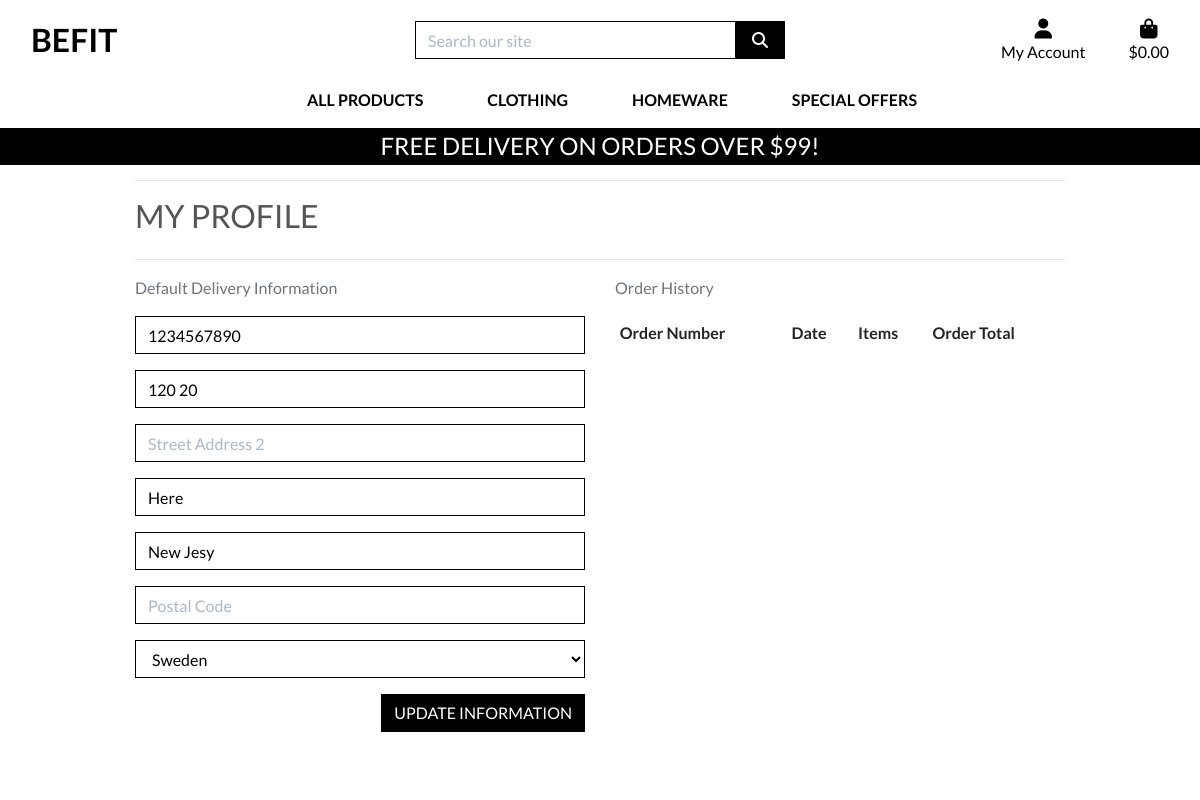
/profile/ (signed in), run on an earlier commit of the app's database.
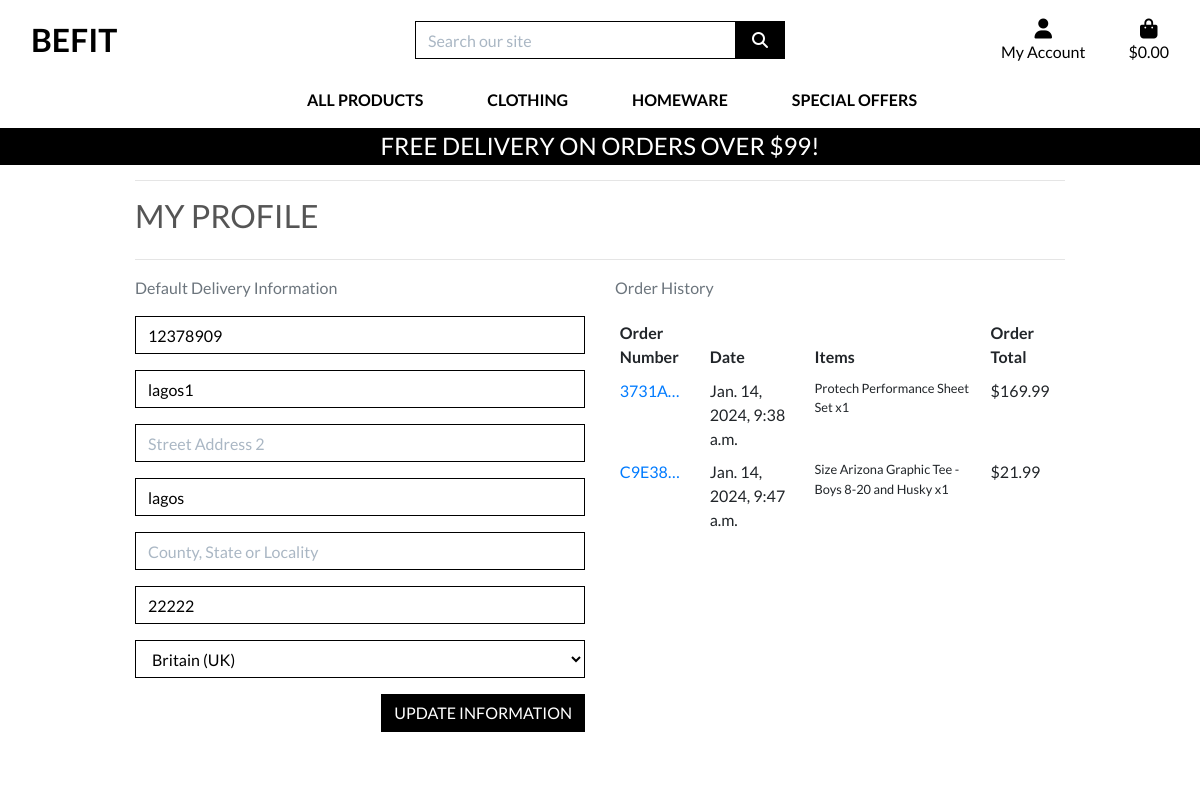
And on a later commit of the database.
### profiles/models.py (models this page shows, shortened)
class UserProfile(models.Model):
    user = models.OneToOneField(User, on_delete=models.CASCADE)
    default_phone_number = models.CharField(max_length=20, null=True, blank=True)
    default_street_address1 = models.CharField(max_length=80, null=True, blank=True)
    default_street_address2 = models.CharField(max_length=80, null=True, blank=True)
    default_town_or_city = models.CharField(max_length=40, null=True, blank=True)
    default_county = models.CharField(max_length=80, null=True, blank=True)
    default_postcode = models.CharField(max_length=20, null=True, blank=True)
    default_country = CountryField(blank_label='Country', null=True, blank=True)

### checkout/models.py (models this page shows, shortened)
class Order(models.Model):
    order_number = models.CharField(max_length=32, null=False, editable=False)
    user_profile = models.ForeignKey(UserProfile, on_delete=models.SET_NULL,
                                     null=True, blank=True, related_name='orders')
    full_name = models.CharField(max_length=50, null=False, blank=False)
    email = models.EmailField(max_length=254, null=False, blank=False)
    phone_number = models.CharField(max_length=20, null=False, blank=False)
    country = CountryField(blank_label='Country *', null=False, blank=False)
    postcode = models.CharField(max_length=20, null=True, blank=True)
    town_or_city = models.CharField(max_length=40, null=False, blank=False)
    street_address1 = models.CharField(max_length=80, null=False, blank=False)
    street_address2 = models.CharField(max_length=80, null=True, blank=True)
    county = models.CharField(max_length=80, null=True, blank=True)
    date = models.DateTimeField(auto_now_add=True)
    delivery_cost = models.DecimalField(max_digits=6, decimal_places=2, null=False, default=0)
    order_total = models.DecimalField(max_digits=10, decimal_places=2, null=False, default=0)
    grand_total = models.DecimalField(max_digits=10, decimal_places=2, null=False, default=0)
    original_bag = models.TextField(null=False, blank=False, default='')
    stripe_pid = models.CharField(max_length=254, null=False, blank=False, default='')

class OrderLineItem(models.Model):
    order = models.ForeignKey(Order, null=False, blank=False, on_delete=models.CASCADE, related_name='lineitems')
    product = models.ForeignKey(Product, null=False, blank=False, on_delete=models.CASCADE)
    product_size = models.CharField(max_length=2, null=True, blank=True) # XS, S, M, L, XL
    quantity = models.IntegerField(null=False, blank=False, default=0)
    lineitem_total = models.DecimalField(max_digits=6, decimal_places=2, null=False, blank=False, editable=False)

### products/models.py (models this page shows, shortened)
class Product(models.Model):
    category = models.ForeignKey('Category', null=True, blank=True, on_delete=models.SET_NULL)
    sku = models.CharField(max_length=254, null=True, blank=True)
    name = models.CharField(max_length=254)
    description = models.TextField()
    has_sizes = models.BooleanField(default=False, null=True, blank=True)
    price = models.DecimalField(max_digits=6, decimal_places=2)
    rating = models.DecimalField(max_digits=6, decimal_places=2, null=True, blank=True)
    image_url = models.URLField(max_length=1024, null=True, blank=True)
    image = models.ImageField(null=True, blank=True)

### profiles/views.py (the view)
# urls.py: path('profile/', include('profiles.urls')),
def profile(request):
    profile = get_object_or_404(UserProfile, user=request.user)
    if request.method == 'POST':
        form = UserProfileForm(request.POST, instance=profile)
        if form.is_valid():
            form.save()
            messages.success(request, 'Profile updated successfully')
    form = UserProfileForm(instance=profile)
    orders = profile.orders.all()
    template = 'profiles/profile.html'
    context = {
        'form': form,
        'orders': orders,
        'on_profile_page': True
    }
    return render(request, template, context)

### profiles/forms.py
class UserProfileForm(forms.ModelForm):
    class Meta:
        model = UserProfile
        exclude = ('user',)
    def __init__(self, *args, **kwargs):
        super().__init__(*args, **kwargs)
        placeholders = {
            'default_phone_number': 'Phone Number',
            'default_postcode': 'Postal Code',
            'default_town_or_city': 'Town or City',
            'default_street_address1': 'Street Address 1',
            'default_street_address2': 'Street Address 2',
            'default_county': 'County, State or Locality',
        }
        self.fields['default_phone_number'].widget.attrs['autofocus'] = True
        for field in self.fields:
            if field != 'default_country':
                if self.fields[field].required:
                    placeholder = f'{placeholders[field]} *'
                else:
                    placeholder = placeholders[field]
                self.fields[field].widget.attrs['placeholder'] = placeholder
            self.fields[field].widget.attrs['class'] = 'border-black rounded-0 profile-form-input'
            self.fields[field].label = False

### bag/contexts.py (called while the page is built, shortened)
def bag_contents(request):
    bag_items = []
    total = 0
    product_count = 0
    bag = request.session.get('bag', {})
    if total < settings.FREE_DELIVERY_THRESHOLD:
        delivery = total * Decimal(settings.STANDARD_DELIVERY_PERCENTAGE / 100)
        free_delivery_delta = settings.FREE_DELIVERY_THRESHOLD - total
    else:
        delivery = 0
        free_delivery_delta = 0
    grand_total = delivery + total
    context = {
        'bag_items': bag_items,
        'total': total,
        'product_count': product_count,
        'delivery': delivery,
        'free_delivery_delta': free_delivery_delta,
        'free_delivery_threshold': settings.FREE_DELIVERY_THRESHOLD,
        'grand_total': grand_total,
    }
    return context

### profiles/templates/profiles/profile.html (shortened to what this page needs)
{% extends "base.html" %}
{% load static %}
{% block extra_css %}
    <link rel="stylesheet" href="{% static 'profiles/css/profile.css' %}">
{% endblock %}
{% block page_header %}
    <div class="container header-container">
    </div>
{% endblock %}
{% block content %}
    <div class="overlay"></div>
    <div class="container">
        <div class="row">
            <div class="col">
                <hr>
                <h2 class="logo-font mb-4">My Profile</h2>
                <hr>
            </div>
        </div>
        <div class="row">
            <div class="col-12 col-lg-6">
                <p class="text-muted">Default Delivery Information</p>
                <form class="mt-3" action="{% url 'profile' %}" method="POST" id="profile-update-form">
                    {{ form|crispy }}
                    <button class="btn btn-black rounded-0 text-uppercase float-right">Update Information</button>
                </form>
            </div>
            <div class="col-12 col-lg-6">
                <p class="text-muted">Order History</p>
                <div class="order-history table-responsive">
                    <table class="table table-sm table-borderless">
                        <thead>
                            <tr>
                                <th>Order Number</th>
                                <th>Date</th>
                                <th>Items</th>
                                <th>Order Total</th>
                            </tr>
                        </thead>
                        <tbody>
                            {% for order in orders %}
                                <tr>
                                    <td>
                                        <a href="{% url 'order_history' order.order_number %}"
                                        title="{{ order.order_number }}">
                                            {{ order.order_number|truncatechars:6 }}
                                        </a>
                                    </td>
                                    <td>{{ order.date }}</td>
                                    <td>
                                        <ul class="list-unstyled">
                                            {% for item in order.lineitems.all %}
                                                <li class="small">
                                                    {% if item.product.has_sizes %}
                                                        Size {{ item.product.size|upper }}
                                                    {% endif %}{{ item.product.name }} x{{ item.quantity }}
                                                </li>
                                            {% endfor %}
                                        </ul>
                                    </td>
                                    <td>${{ order.grand_total }}</td>
                                </tr>
                            {% endfor %}
                        </tbody>
                    </table>
                </div>
            </div>
        </div>
{% endblock %}

### templates/base.html (shortened to what this page needs)
{% load static %}
<!doctype html>
<html lang="en">
  <head>
    {% block corecss %}
        <link rel="stylesheet" href="https://stackpath.bootstrapcdn.com/bootstrap/4.4.1/css/bootstrap.min.css">
        <link rel="stylesheet" href="{% static 'css/base.css' %}">
    {% endblock %}
    {% block extra_css %}
    {% endblock %}
  </head>
  <body>
    <header class="container-fluid fixed-top">
        <div id="topnav" class="row bg-white pt-lg-2 d-none d-lg-flex">
            <div class="col-12 col-lg-4 my-auto py-1 py-lg-0 text-center text-lg-left">
                <a href="{% url 'home' %}" class="nav-link main-logo-link">
                    <h2 class="logo-font text-black my-0"><strong>Befit</strong></h2>
                </a>
            </div>
            <div class="col-12 col-lg-4 my-auto py-1 py-lg-0">
                <form method="GET" action="{% url 'products' %}">
                    <div class="input-group w-100">
                        <input class="form-control border border-black rounded-0" type="text" name="q" placeholder="Search our site">
                        <div class="input-group-append">
                            <button class="form-control btn btn-black border border-black rounded-0" type="submit">
                                <span class="icon">
                                    <i class="fas fa-search"></i>
                                </span>
                            </button>
                        </div>
                    </div>
                </form>
            </div>
            <div class="col-12 col-lg-4 my-auto py-1 py-lg-0">
                <ul class="list-inline list-unstyled text-center text-lg-right my-0">
                    <li class="list-inline-item dropdown">
                        <a class="text-black nav-link" href="#" id="user-options" data-toggle="dropdown" aria-haspopup="true" aria-expanded="false">
                            <div class="text-center">
                                <div><i class="fas fa-user fa-lg"></i></div>
                                <p class="my-0">My Account</p>
                            </div>
                        </a>
                    </li>
                    <li class="list-inline-item">
                        <a class="{% if grand_total %}text-info font-weight-bold{% else %}text-black{% endif %} nav-link" href="{% url 'view_bag' %}">
                            <div class="text-center">
                                <div><i class="fas fa-shopping-bag fa-lg"></i></div>
                                <p class="my-0">
                                    {% if grand_total %}
                                        ${{ grand_total|floatformat:2 }}
                                    {% else %}
                                        $0.00
                                    {% endif %}
                                </p>
                            </div>
                        </a>
                    </li>
                </ul>
            </div>
        </div>
        <div class="row bg-white">
            <nav class="navbar navbar-expand-lg navbar-light w-100">
                {% include 'includes/main-nav.html' %}
            </nav>
        </div>
        <div id="delivery-banner" class="row text-center">
            <div class="col bg-black text-white">
                <h4 class="logo-font my-1">Free delivery on orders over ${{ free_delivery_threshold }}!</h4>
            </div>
        </div>
    </header>
    {% block page_header %}
    {% endblock %}
    {% block content %}
    {% endblock %}
  </body>
</html>

### templates/includes/main-nav.html (shortened to what this page needs)
<div class="collapse navbar-collapse" id="main-nav">
    <ul class="navbar-nav w-auto mx-auto">
        <li class="nav-item dropdown">
            <a class="logo-font font-weight-bold nav-link text-black mr-5" href="#" id="all-products-link" data-toggle="dropdown" aria-haspopup="true" aria-expanded="false">
                All Products
            </a>
        </li>
        <li class="nav-item dropdown">
            <a class="logo-font font-weight-bold nav-link text-black mr-5" href="#" id="clothing-link" data-toggle="dropdown" aria-haspopup="true" aria-expanded="false">
                Clothing
            </a>
        </li>
        <li class="nav-item dropdown">
            <a class="logo-font font-weight-bold nav-link text-black mr-5" href="#" id="homeware-link" data-toggle="dropdown" aria-haspopup="true" aria-expanded="false">
                Homeware
            </a>
        </li>
        <li class="nav-item dropdown">
            <a class="logo-font font-weight-bold nav-link text-black" href="#" id="specials-link" data-toggle="dropdown" aria-haspopup="true" aria-expanded="false">
                Special Offers
            </a>
        </li>
    </ul>
</div>

### static/css/base.css (style rules this page uses)
html { height: 100%; }
body { background: url('/media/homapage-background.png') no-repeat center center fixed; background-size: cover; height: calc(100vh - 164px); color: #555; font-family: 'Lato'; }
.icon { align-items: center; display: inline-flex; justify-content: center; height: 1.5rem; width: 1.5rem; }
.logo-font { text-transform: uppercase; }
.main-logo-link { width: fit-content; }
.btn-black { background: black; color: white; }
.text-black { color: #000 !important; }
.border-black { border: 1px solid black !important; }
.bg-black { background: #000 !important; }
.overlay { height: 100%; width: 100%; top: 0; left: 0; position: fixed; background: white; z-index: -1; }
input[name='q']::placeholder { color: #aab7c4; }
@media (min-width: 1200px) { .container { max-width: 80%; } }
@media (min-width: 992px) { .header-container { padding-top: 164px; } }

### profiles/static/profiles/css/profile.css (style rules this page uses)
.order-history { max-height: 416px; overflow-y: auto; }
#profile-update-form .form-control { color: #000; }
#profile-update-form input::placeholder { color: #aab7c4; }
#id_default_country, #id_default_country option:not(:first-child) { color: #000; }

What changed in the data, as far as the page shows it:
changed UserProfile: default_phone_number "1234567890" → "12378909"; default_street_address1 "120 20" → "lagos1"; default_town_or_city "Here" → "lagos"; default_county "New Jesy" → (not shown); default_postcode (not shown) → "22222"; default_country "Sweden" → "Britain (UK)"
added Order: order_number "3731A…", date "Jan. 14, 2024, 9:38 a.m.", grand_total "169.99"
added OrderLineItem: product.name "Protech Performance Sheet Set", quantity "1", shown under "3731A…"
added Order: order_number "C9E38…", date "Jan. 14, 2024, 9:47 a.m.", grand_total "21.99"
added OrderLineItem: product.name "Arizona Graphic Tee - Boys 8-20 and Husky", quantity "1", shown under "C9E38…"
